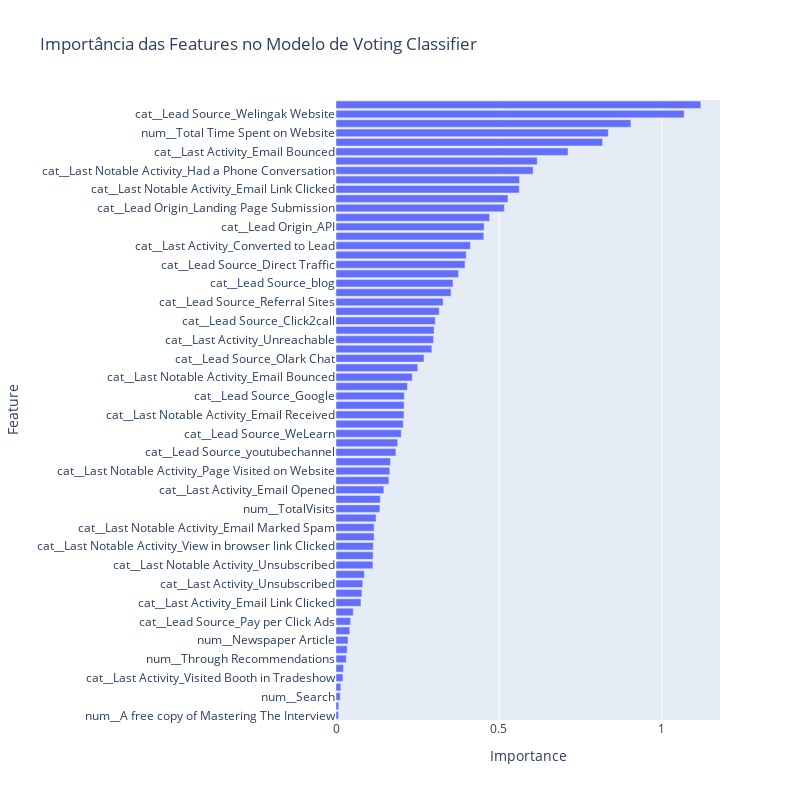

The notebook cell this image was saved under:
### Code cell
# Plotar as importâncias
fig = px.bar(df_features_importances,
             x='Importance',
             y='Feature',
             orientation='h',
             title='Importância das Features no Modelo de Voting Classifier'
             )

fig.update_layout(height=800, width=800)
fig.show()

### Figure 1 — Plotly figure (JSON) as saved in the notebook; plotly's stock layout.template omitted (floating-point values rounded to 4 significant figures)
{"data": [{"hovertemplate": "Importance=%{x}<br>Feature=%{y}<extra></extra>", "legendgroup": "", "marker": {"color": "#636efa", "pattern": {"shape": ""}}, "name": "", "orientation": "h", "showlegend": false, "textposition": "auto", "type": "bar", "x": [0.007621, 0.008456, 0.01302, 0.01467, 0.02129, 0.02285, 0.03162, 0.03426, 0.03693, 0.0422, 0.04482, 0.05295, 0.07654, 0.07967, 0.08191, 0.08698, 0.1133, 0.1139, 0.1143, 0.117, 0.117, 0.123, 0.1346, 0.1359, 0.1468, 0.1623, 0.1651, 0.1674, 0.1837, 0.1892, 0.2003, 0.2064, 0.2088, 0.209, 0.2097, 0.2193, 0.234, 0.251, 0.27, 0.2943, 0.2994, 0.3012, 0.3046, 0.3168, 0.3285, 0.3531, 0.3591, 0.3763, 0.396, 0.3996, 0.4126, 0.4536, 0.4546, 0.4714, 0.5169, 0.5279, 0.5624, 0.5634, 0.6049, 0.6176, 0.712, 0.8182, 0.8359, 0.9051, 1.069, 1.12], "xaxis": "x", "y": ["num__A free copy of Mastering The Interview", "num__Digital Advertisement", "num__Search", "cat__Lead Source_Live Chat", "cat__Last Activity_Visited Booth in Tradeshow", "num__Do Not Call", "num__Through Recommendations", "cat__Last Notable Activity_Approached upfront", "num__Newspaper Article", "num__Newspaper", "cat__Lead Source_Pay per Click Ads", "num__X Education Forums", "cat__Last Activity_Email Link Clicked", "num__Page Views Per Visit", "cat__Last Activity_Unsubscribed", "cat__Last Notable Activity_Form Submitted on Website", "cat__Last Notable Activity_Unsubscribed", "cat__Lead Source_testone", "cat__Last Notable Activity_View in browser link Clicked", "cat__Last Activity_Email Marked Spam", "cat__Last Notable Activity_Email Marked Spam", "cat__Last Activity_Form Submitted on Website", "num__TotalVisits", "cat__Lead Source_bing", "cat__Last Activity_Email Opened", "cat__Lead Source_welearnblog_Home", "cat__Last Notable Activity_Page Visited on Website", "cat__Last Activity_View in browser link Clicked", "cat__Lead Source_youtubechannel", "cat__Lead Origin_Lead Import", "cat__Lead Source_WeLearn", "num__Do Not Email", "cat__Last Notable Activity_Email Received", "cat__Last Activity_Email Received", "cat__Lead Source_Google", "cat__Last Activity_SMS Sent", "cat__Last Notable Activity_Email Bounced", "cat__Lead Source_Organic Search", "cat__Lead Source_Olark Chat", "cat__Lead Source_Facebook", "cat__Last Activity_Unreachable", "cat__Lead Source_NC_EDM", "cat__Lead Source_Click2call", "cat__Last Activity_Page Visited on Website", "cat__Lead Source_Referral Sites", "cat__Last Notable Activity_SMS Sent", "cat__Lead Source_blog", "cat__Lead Source_Social Media", "cat__Lead Source_Direct Traffic", "cat__Last Activity_Olark Chat Conversation", "cat__Last Activity_Converted to Lead", "cat__Last Notable Activity_Olark Chat Conversation", "cat__Lead Origin_API", "cat__Last Notable Activity_Email Opened", "cat__Lead Origin_Landing Page Submission", "cat__Last Notable Activity_Modified", "cat__Last Notable Activity_Email Link Clicked", "cat__Last Activity_Had a Phone Conversation", "cat__Last Notable Activity_Had a Phone Conversation", "cat__Lead Source_Reference", "cat__Last Activity_Email Bounced", "cat__Last Notable Activity_Unreachable", "num__Total Time Spent on Website", "cat__Lead Origin_Lead Add Form", "cat__Lead Source_Welingak Website", "cat__Last Activity_Approached upfront"], "yaxis": "y"}], "layout": {"barmode": "relative", "height": 800, "legend": {"tracegroupgap": 0}, "title": {"text": "Importância das Features no Modelo de Voting Classifier"}, "width": 800, "xaxis": {"anchor": "y", "domain": [0, 1], "title": {"text": "Importance"}}, "yaxis": {"anchor": "x", "domain": [0, 1], "title": {"text": "Feature"}}}}
